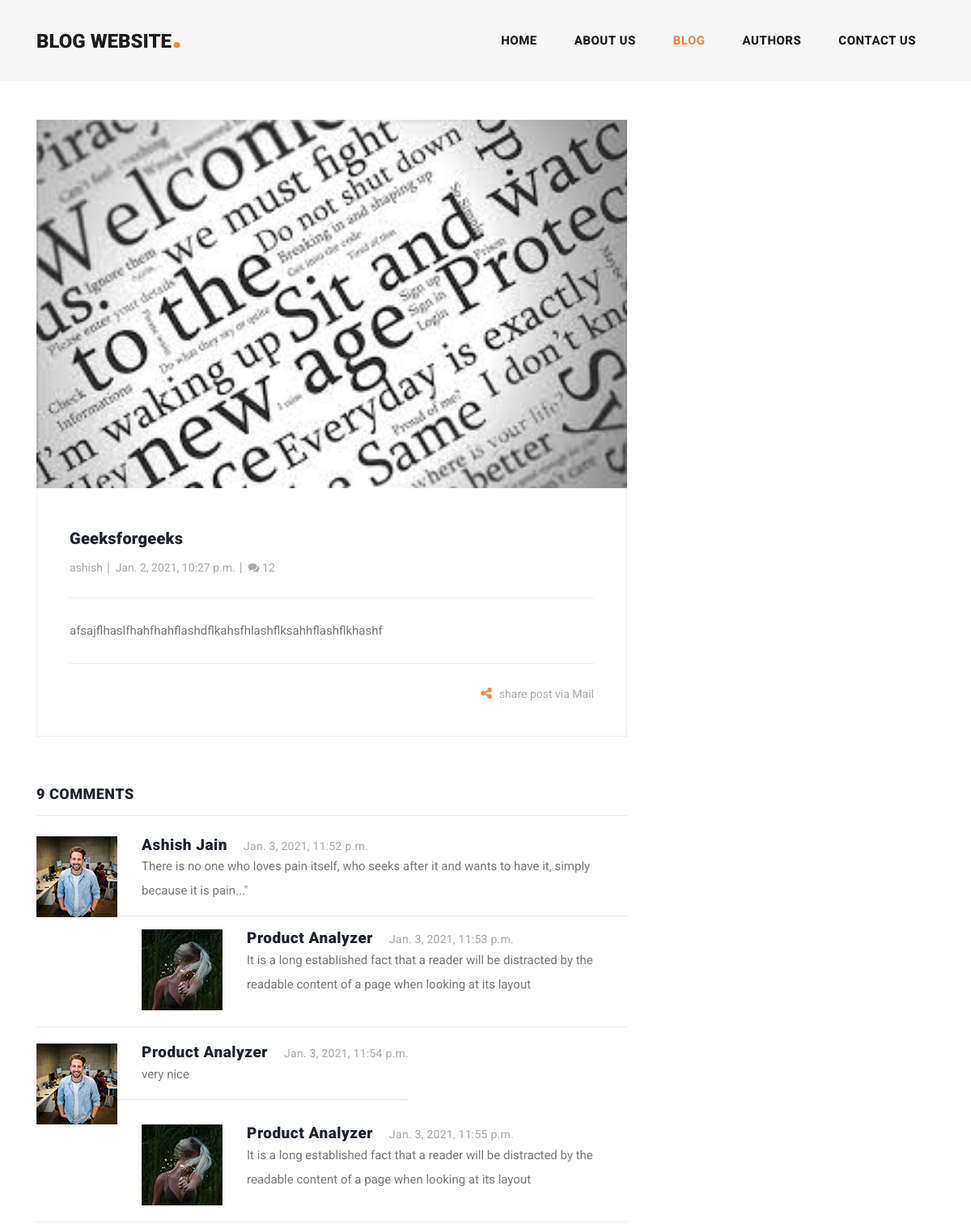
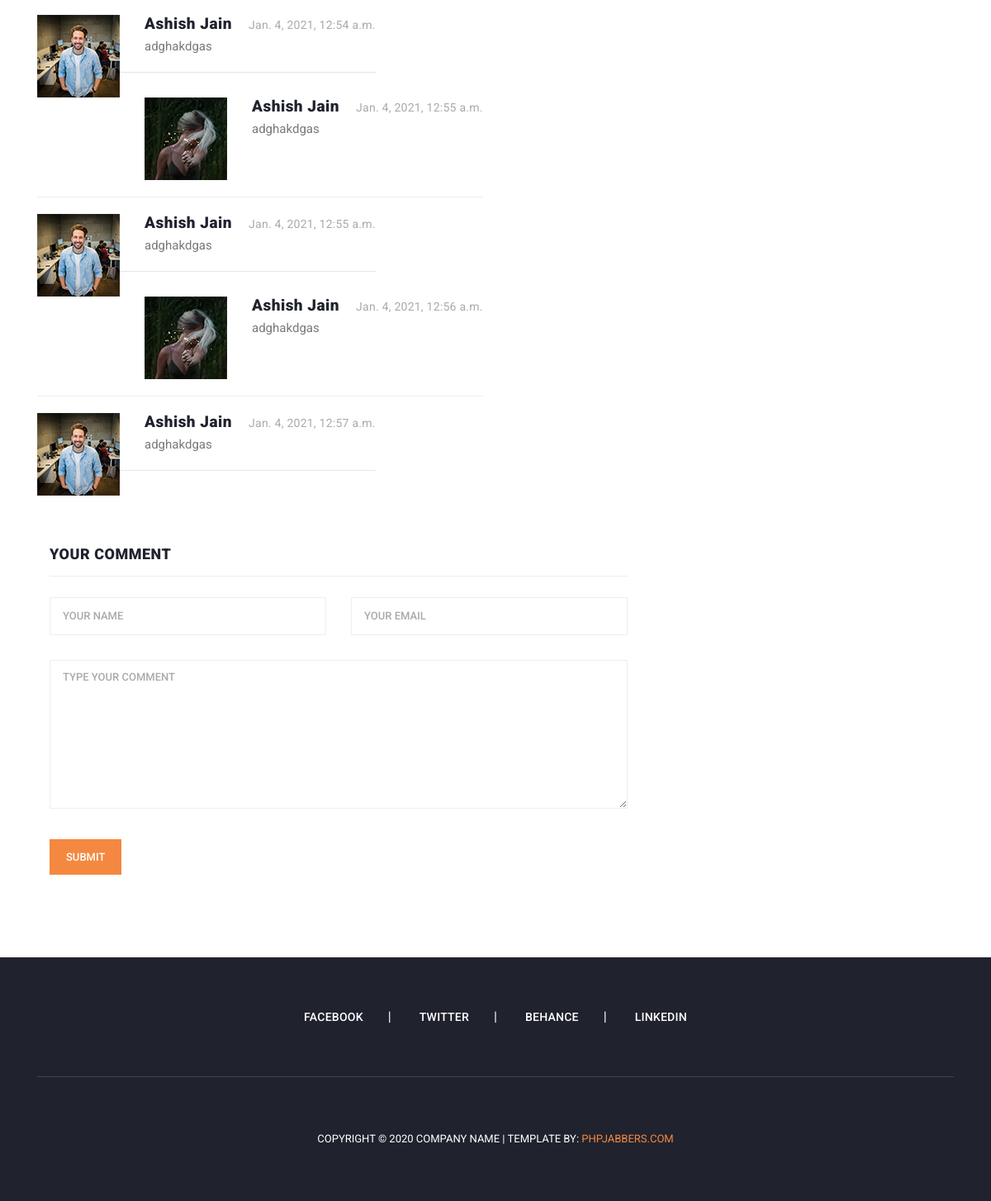
The app's page /blog/details/2/ with its own data (2 pictures, top to bottom).
### blog/models.py (models this page shows, shortened)
class post(models.Model):
    objects=models.Manager()
    published=PublishedManager()
    STATUS_CHOICE=(
        ('draft','Draft'),('published','Published')
    )
    title=models.CharField(max_length=100)
    slug=models.SlugField(max_length=250,unique_for_date='publish')
    author=models.ForeignKey(User,on_delete=models.CASCADE,related_name='blog_posts')
    body=models.TextField()
    publish=models.DateTimeField(default=timezone.now)
    created=models.DateTimeField(auto_now_add=True)
    update=models.DateTimeField(auto_now=True)
    status=models.CharField(max_length=10,choices=STATUS_CHOICE,default='draft')
    img=models.ImageField(upload_to='images/',blank=True)
    class Meta:
        ordering=('-publish',)
    def __str__(self):
        return self.title

class comment(models.Model):
        post=models.ForeignKey(post,on_delete=models.CASCADE,related_name='comments')
        name=models.CharField(max_length=80)
        email=models.EmailField()
        body=models.TextField()
        created	=models.DateTimeField(auto_now_add=True)
        updated	=models.DateTimeField(auto_now=True)
        active	=models.BooleanField(default=True)
        class	Meta:
            ordering=('created',)

### blog/views.py (the view)
# urls.py: path('details/<int:id>/',views.post_details,name='post_details'),
def post_details(request,id):
    print("yes")
    article=get_object_or_404(post,id=id,status='published')
    comments=comment.objects.all()
    total=len(comments)
    print(article)
    return render(request,'details.html',{'article':article,'total':total,'comments':comments})

### template/details.html (shortened to what this page needs)
{% load static %}
<!DOCTYPE html>
<html lang="en">
  <head>
    <link href="{% static 'vendor/bootstrap/css/bootstrap.min.css' %}" rel="stylesheet">
    <link rel="stylesheet" href="{% static 'assets/css/fontawesome.css' %}">
    <link rel="stylesheet" href="{% static 'assets/css/style.css' %}">
    <link rel="stylesheet" href="{% static 'assets/css/owl.css' %}">
  </head>
  <body>
    <header class="">
      <nav class="navbar navbar-expand-lg">
        <div class="container">
          <a class="navbar-brand" href="index.html"><h2>Blog Website<em>.</em></h2></a>
          <div class="collapse navbar-collapse" id="navbarResponsive">
            <ul class="navbar-nav ml-auto">
              <li class="nav-item">
                <a class="nav-link" href="/blog">Home
                </a>
              </li>
              <li class="nav-item">
                <a class="nav-link" href="/about">About Us</a>
              </li>
              <li class="nav-item active">
                <a class="nav-link" href="blog.html">Blog</a>
              </li>
              <li class="nav-item">
                <a class="nav-link" href="team.html">Authors</a>
              </li>
              <li class="nav-item">
                <a class="nav-link" href="contact.html">Contact Us</a>
              </li>
            </ul>
          </div>
        </div>
      </nav>
    </header>
    <br> <br>
    <section class="blog-posts grid-system">
      <div class="container">
        <div class="row">
          <div class="col-lg-8">
            <div class="all-blog-posts">
              <div class="row">
                <div class="col-lg-12">
                  <div class="blog-post">
                    <div class="blog-thumb">
                      <img src="{{article.img.url}}" alt="">
                    </div>
                    <div class="down-content">
                      <a href="blog-details.html"><h4>{{article.title}}</h4></a>
                      <ul class="post-info">
                        <li><a href="#">{{article.author}}</a></li>
                        <li><a href="#">{{article.created}}</a></li>
                        <li><a href="#"><i class="fa fa-comments" title="Comments"></i> 12</a></li>
                      </ul>
                      <p>{{article.body}}</p>
                      <div class="post-options">
                        <div class="row">
                          <div class="col-6">
                          </div>
                          <div class="col-6">
                            <ul class="post-share">
                              <li><i class="fa fa-share-alt"></i></li>
                              <li><a href="{% url 'blog:sharepost' id=article.id %}">share post via Mail</a></li>
                            </ul>
                          </div>
                        </div>
                      </div>
                    </div>
                  </div>
                </div>
                <div class="col-lg-12">
                  <div class="sidebar-item comments">
                    <div class="sidebar-heading">
                      <h2>{{total}} comments</h2>
                    </div>
                    {% for c in comments %}
                    <div class="content">
                      <ul>
                        {% if forloop.counter|divisibleby:2 %}
                        <li class="replied">
                          <div class="author-thumb">
                            <img src="assets/images/comment-author-02.jpg" alt="">
                          </div>
                          <div class="right-content">
                            <h4>{{c.name}}<span>{{c.created}}</span></h4>
                            <p>{{c.body}}</p>
                          </div>
                        </li>
                        {% else %}
                        <li>
                          <div class="author-thumb">
                            <img src="assets/images/comment-author-01.jpg" alt="">
                          </div>
                          <div class="right-content">
                            <h4>{{c.name}}<span>{{c.created}}</span></h4>
                            <p>{{c.body}}</p>
                          </div>
                          <hr>
                        </li>
                      </ul>
                      {% endif %}
                      {% endfor %}
                    </div>
                  </div>
                </div>
                <div class="col-lg-12">
                  <div class="sidebar-item submit-comment">
                    <div class="sidebar-heading">
                      <h2>Your comment</h2>
                    </div>
                    <div class="content">
                      <form id="comment" action="{% url 'blog:add_comment' id=article.id %}" method="post">
                        <div class="row">
                          <div class="col-md-6 col-sm-12">
                            <fieldset>
                              <input name="name" type="text" id="name" placeholder="Your name" required="">
                            </fieldset>
                          </div>
                          <div class="col-md-6 col-sm-12">
                            <fieldset>
                              <input name="email" type="text" id="email" placeholder="Your email" required="">
                            </fieldset>
                          </div>
                          <div class="col-lg-12">
                            <fieldset>
                              <textarea name="message" rows="6" id="message" placeholder="Type your comment" required=""></textarea>
                            </fieldset>
                          </div>
                          <div class="col-lg-12">
                            <fieldset>
                              <button type="submit" id="form-submit" class="main-button">Submit</button>
                            </fieldset>
                          </div>
                        </div>
                      </form>
                    </div>
                  </div>
                </div>
              </div>
            </div>
          </div>
            </div>
          </div>
        </div>
      </div>
    </section>
    <footer>
      <div class="container">
        <div class="row">
          <div class="col-lg-12">
            <ul class="social-icons">
              <li><a href="#">Facebook</a></li>
              <li><a href="#">Twitter</a></li>
              <li><a href="#">Behance</a></li>
              <li><a href="#">Linkedin</a></li>
            </ul>
          </div>
          <div class="col-lg-12">
            <div class="copyright-text">
              <p>
                Copyright © 2020 Company Name
                | Template by: <a href="https://www.phpjabbers.com/">PHPJabbers.com</a>
              </p>
            </div>
          </div>
        </div>
      </div>
    </footer>
  </body>
</html>

### records on screen
post: img (picture), title "Geeksforgeeks", author "ashish", created "Jan. 2, 2021, 10:27 p.m.", body "afsajflhaslfhahfhahflashdflkahsfhlashflksahhflashflkhashf"
comment: name "Ashish Jain", created "Jan. 3, 2021, 11:52 p.m.", body "There is no one who loves pain itself, who seeks after it and wants to have it, simply because it is pain...\""
comment: name "Product Analyzer", created "Jan. 3, 2021, 11:53 p.m.", body "It is a long established fact that a reader will be distracted by the readable content of a page when looking at its layout"
comment: name "Product Analyzer", created "Jan. 3, 2021, 11:54 p.m.", body "very nice"
comment: name "Product Analyzer", created "Jan. 3, 2021, 11:55 p.m.", body "It is a long established fact that a reader will be distracted by the readable content of a page when looking at its layout"
comment: name "Ashish Jain", created "Jan. 4, 2021, 12:54 a.m.", body "adghakdgas"
comment: name "Ashish Jain", created "Jan. 4, 2021, 12:55 a.m.", body "adghakdgas"
comment: name "Ashish Jain", created "Jan. 4, 2021, 12:55 a.m.", body "adghakdgas"
comment: name "Ashish Jain", created "Jan. 4, 2021, 12:56 a.m.", body "adghakdgas"
comment: name "Ashish Jain", created "Jan. 4, 2021, 12:57 a.m.", body "adghakdgas"

### other values on screen
{{ total }} "9"
